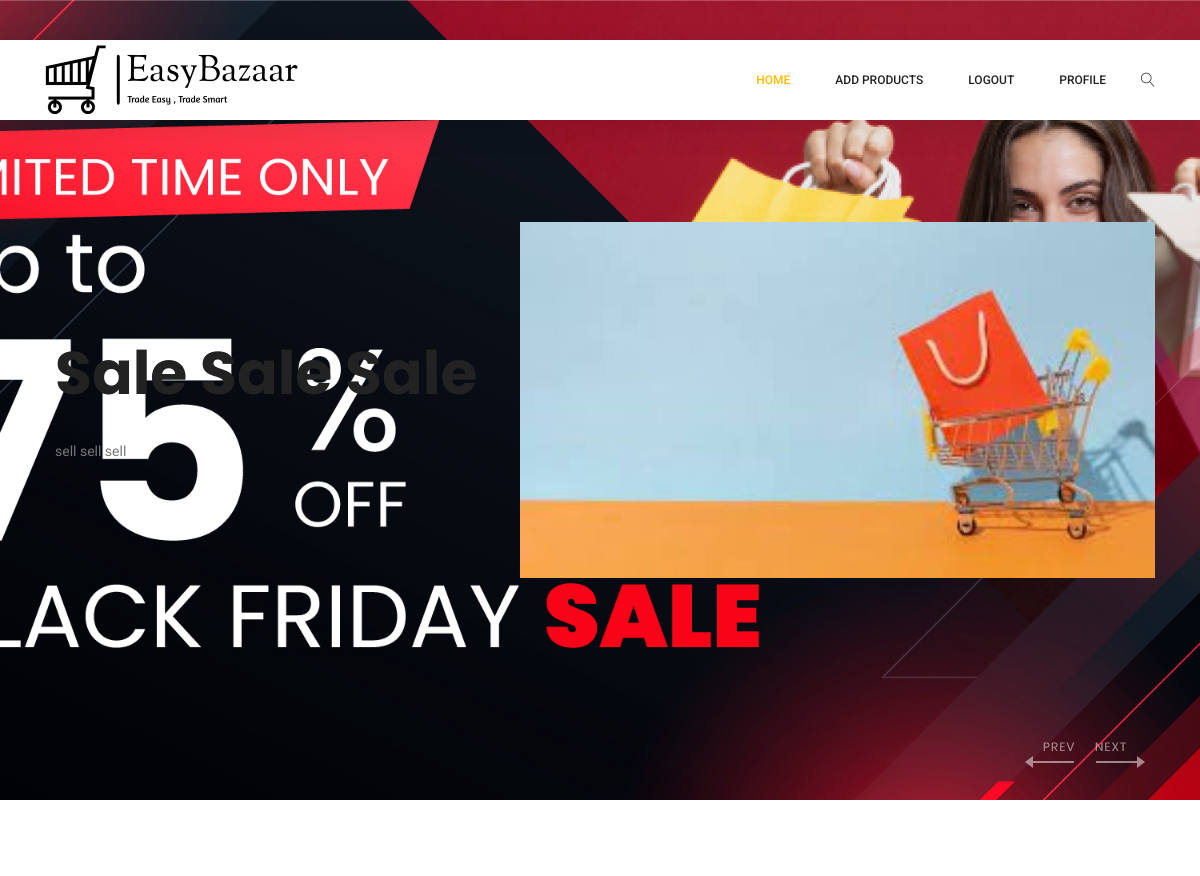
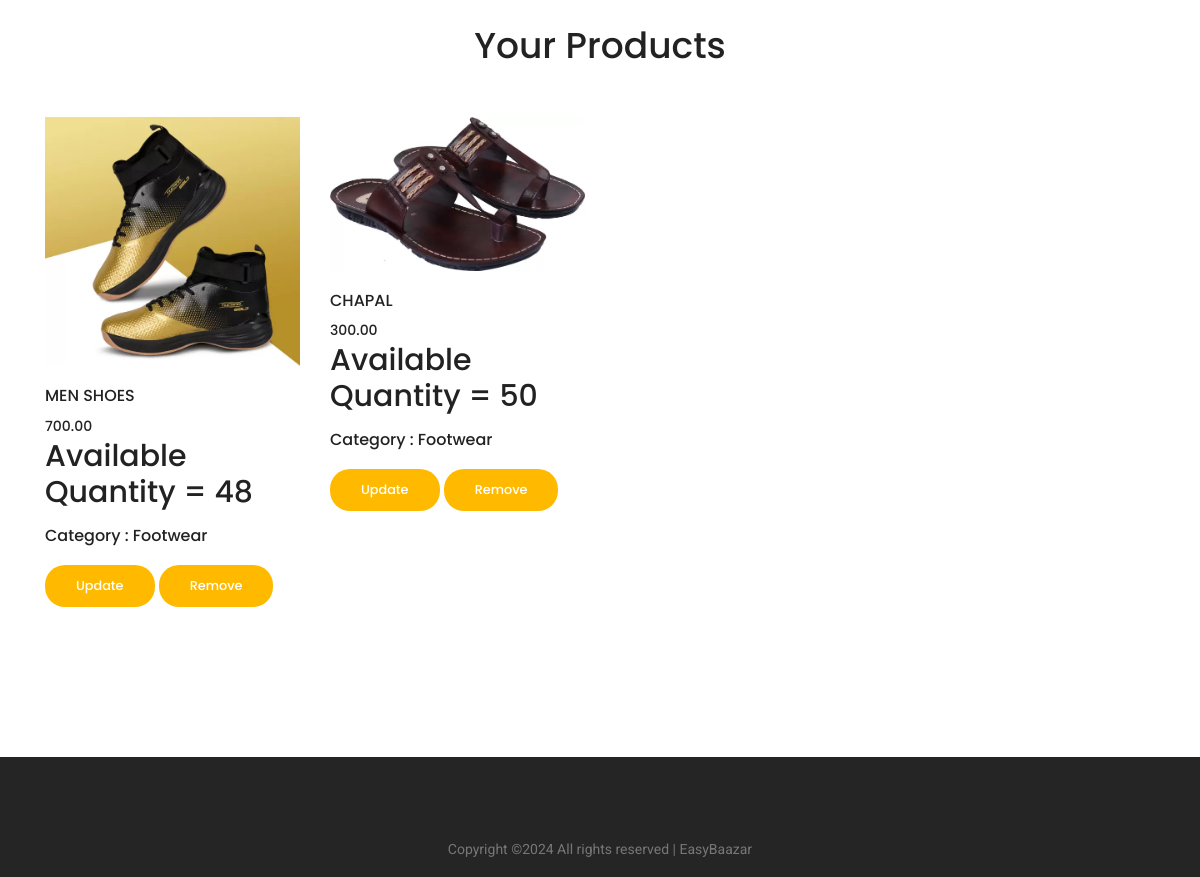
The app's page /seller_home/ (signed in) with its own data (2 pictures, top to bottom).
### main/models.py (models this page shows, shortened)
class Product(models.Model):
    id = models.AutoField(primary_key=True)
    name = models.CharField(max_length=20)
    name = models.CharField(max_length=50)
    price = models.DecimalField(max_digits=10, decimal_places=2)
    description = models.TextField(max_length=200, default='', null=True, blank=True)
    image = models.ImageField(upload_to='uploads/products/')
    category = models.ForeignKey(Category, on_delete=models.CASCADE, default=1)
    seller_id = models.ForeignKey(Seller, on_delete=models.CASCADE, default=1)
    stock = models.IntegerField()
    available = models.BooleanField(default=True)
    subcategory = models.CharField(max_length=50,null=True,blank=True)

class Category(models.Model):
    id = models.AutoField(primary_key=True)
    name = models.CharField(max_length=20)
    photo = models.ImageField(upload_to='uploads/categories')
    description = models.TextField(max_length=200, default='', null=True, blank=True)
    class Meta:
        verbose_name_plural = 'categories'

### main/views.py (the view)
# urls.py: path('seller_home/' , views.seller_home , name = 'seller_home'),
def seller_home(request):
    products = Product.objects.filter(seller_id = request.session.get('id') )
    data = {
            "products":products,
            "seller_id" : request.session.get('id')
    }
    return render(request , 'seller-home.html' , data)

### templates/seller-home.html (shortened to what this page needs)
{% extends 'seller-base.html' %}
{% block content %}
	<section class="banner-area">
		<div class="container">
			<div class="row fullscreen align-items-center justify-content-start">
				<div class="col-lg-12">
					<div class="active-banner-slider owl-carousel">
						<div class="row single-slide align-items-center d-flex">
							<div class="col-lg-5 col-md-6">
								<div class="banner-content">
									<h1>Sale Sale Sale</h1>
									<p>sell sell sell</p>
								</div>
							</div>
							<div class="col-lg-7">
								<div class="banner-img">
									<img class="img-fluid" src="/static/img/banner/1.jpeg" alt="">
								</div>
							</div>
						</div>
						 <div class="row single-slide">
							<div class="col-lg-5">
							</div>
							<div class="col-lg-7">
							</div>
						</div>
					</div>
				</div>
			</div>
		</div>
	</section>
	<section class="section_gap">
		<div class="single-product-slider">
			<div class="container">
				<div class="row justify-content-center">
					<div class="col-lg-6 text-center">
						<div class="section-title">
							<h1>Your Products</h1>
						</div>
					</div>
				</div>
				<div class="row">
					{% for p in products %}
					 <div class="col-lg-3 col-md-6">
						<div class="single-product">
							<img class="img-fluid" src="{{p.image.url}}" alt="">
							<div class="product-details">
								<h6>{{p.name}}</h6>
								<div class="price">
									<h6>{{p.price}}</h6>
								</div>
								<h2> Available Quantity = {{p.stock}} </h2>
								<h5>Category : {{p.category.name}}<h5>
								<div class="prd-bottom">
									<a href="{% url 'update_product' p.id %}" class="genric-btn primary circle">Update</a>
									<a href="{% url 'delete_product' p.id %}" class="genric-btn primary circle">Remove</a>
								</div>
							</div>
						</div>
					</div>
				{% endfor %}
				</div>
			</div>
		</div>
	</section>
{% endblock %}

### records on screen
Product: image (picture), name "MEN SHOES", price "700.00", stock "48", category.name "Footwear"
Product: image (picture), name "CHAPAL", price "300.00", stock "50", category.name "Footwear"
